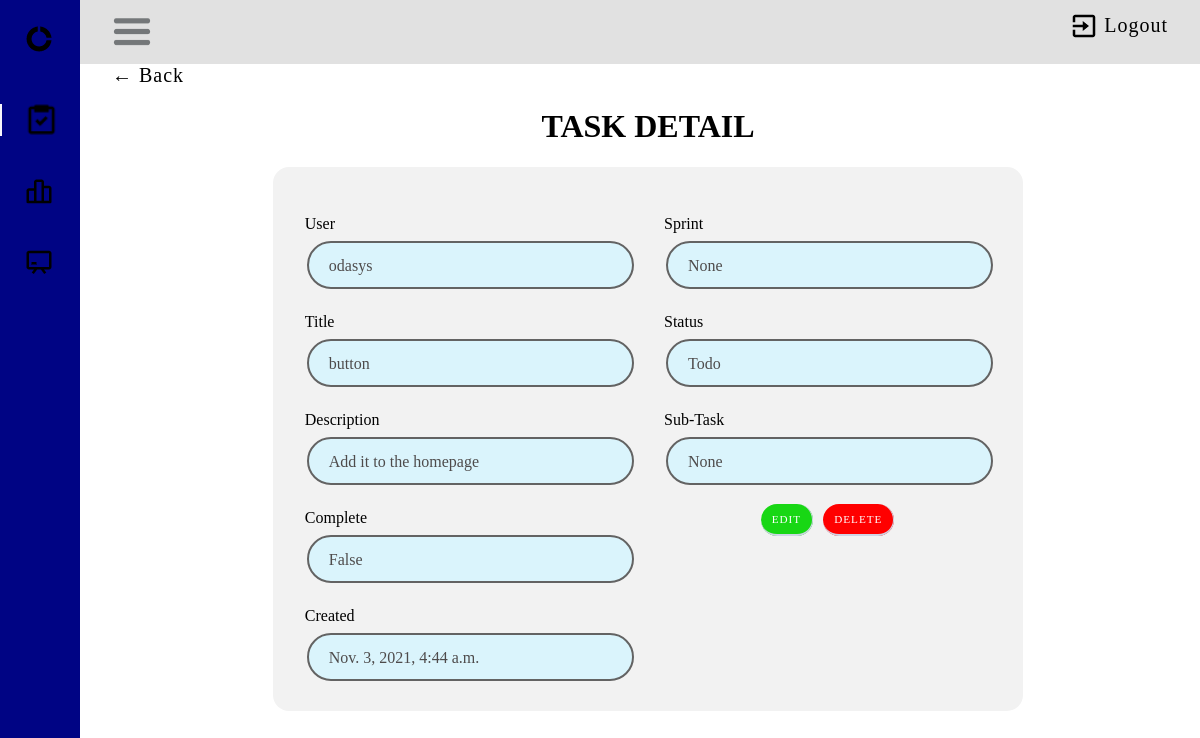
The app's page /task/1/ (signed in), older data.
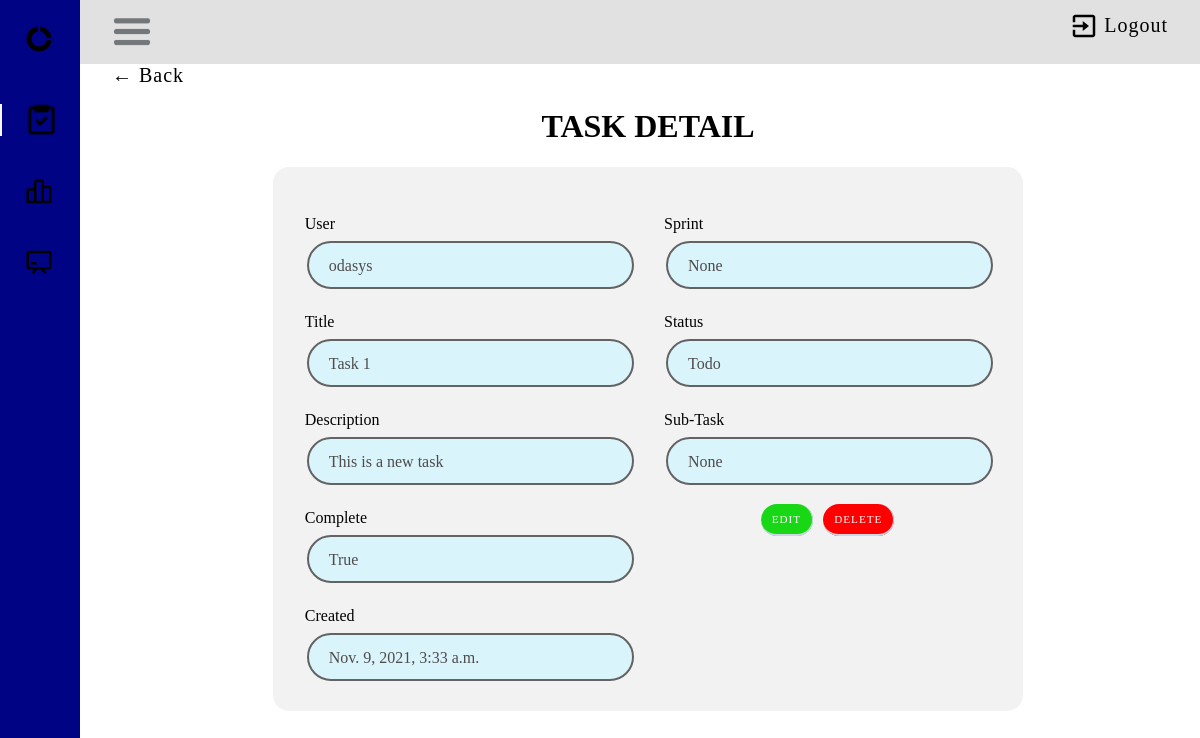
The same page, newer data.
### taskManager/models.py (models this page shows, shortened)
class Task(models.Model):
    STATUS_CHOICES = (
        ('Todo', 'Todo'),
    ('Progress', 'Progress'),
    ('Review', 'Review'),
    ('Done', 'Done'),
    )
    user = models.ForeignKey(User, on_delete=models.CASCADE, null=True, blank=False)
    title = models.CharField(max_length=200)
    description = models.TextField(null=True, blank=True)
    complete = models.BooleanField(default=False)
    created = models.DateTimeField(auto_now_add=True)
    sprint = models.ForeignKey(Sprint, on_delete=models.CASCADE, blank=True, null=True)
    status = models.CharField(max_length=30, choices=STATUS_CHOICES)
    subtask = models.ForeignKey('self',on_delete=models.CASCADE, null=True, blank=True)
    class Meta:
        ordering = ['title']

### taskManager/view/task/views.py (the view)
# urls.py: path('task/<int:pk>/', TaskDetail.as_view(), name='task'),
class TaskDetail(LoginRequiredMixin, DetailView):
    model = Task
    context_object_name = 'tasks'
    template_name = 'task/main.html'

### taskManager/templates/task/main.html (shortened to what this page needs)
{% load crispy_forms_tags %}
{% block content %}
{% load static %}
<!DOCTYPE html>
<html lang="en">
    <head>
        <link rel="stylesheet" href="{% static 'css/home.css' %}">
        <link rel="stylesheet" href="{% static 'css/task.css' %}">
        <link rel="stylesheet" href="{% static 'css/task_detail.css' %}">
    </head>
    <div id="body-pd">
        <header class="header" id="header">
            <div class="header_toggle">
                <img class="bx bx-menu" id="header-toggle" width="40px" src="/static/images/burger-menu.jpg" alt="burger menu">
            <div class="header-logout">
                <img class="exit-icon" src="/static/images/exit.png" alt="burger menu">
                {% if request.user.is_authenticated %}
                    <a class="header-text" href="{% url 'user_logout' %}">Logout</a>
                {% else %}
                    <a class="header-text" href="{% url 'user_login' %}">Login</a>
                {% endif %}
            </div>
        </div>
        </header>
        <div class="l-navbar" id="nav-bar">
            <nav class="nav">
                <div>
                    <a href="#" class="nav_logo">
                        <img class="bx bx-menu" id="header-toggle" width="30px" src="/static/images/app-icon.png" alt="burger menu">
                    </a>
                    <div class="nav_list">
                        <a href="{% url 'tasks' %}" class="nav_link active">
                            <img width="35px" src="/static/images/task-icon.png" alt="burger menu">
                        </a>
                        <a href="{% url 'sprint_list' %}" class="nav_link">
                            <img width="30px" src="/static/images/backlog-icon.png" alt="burger menu">
                        </a>
                        <a href="#" class="nav_link">
                            <img width="30px" src="/static/images/board-icon.png" alt="burger menu">
                        </a>
                    </div>
                </div>
            </nav>
        </div>
    </div>
    <div class="header-back-button">
        <a href="{% url 'tasks' %}">&#8592; Back</a>
    </div>
    <body>
        <h1 class="task-title"> TASK DETAIL</h1>
        <div class="background-form">
            <div class="row">
                <div class="column">
                    <div><p>User <span class="info">{{tasks.user}}</span></p></div>
                    <div><p>Title <span class="info">{{tasks.title}}</span></p></div>
                    <div><p>Description <span class="info">{{tasks.description}}</span></p></div>
                    <div><p>Complete <span class="info">{{tasks.complete}}</span></p></div>
                    <div><p>Created <span class="info">{{tasks.created}}</span></p></div>
                </div>
                <div class="column">
                    <div><p>Sprint <span class="info">{{tasks.sprint}}</span></p></div>
                    <div><p>Status <span class="info">{{tasks.status}}</span></p></div>
                    <div><p>Sub-Task <span class="info">{{tasks.subtask}}</span></p></div>
                    <div  class="task-title" style="margin: 12px 0px;">
                        <span><a href="{% url 'task_update' tasks.pk %}" class="btn btn-style btn-edit">Edit</a> </span>
                        <span><a href="{% url 'task_delete' tasks.pk %}" class="btn btn-style btn-delete">Delete</a> </span>
                    </div>
                </div>
            </div>
        </div>
    </body>
</html>
{% endblock content %}

Row changes from the older to the newer data that the page shows:
changed Task "None": title "button" → "Task 1"; description "Add it to the homepage" → "This is a new task"; complete "False" → "True"; created "Nov. 3, 2021, 4:44 a.m." → "Nov. 9, 2021, 3:33 a.m."
